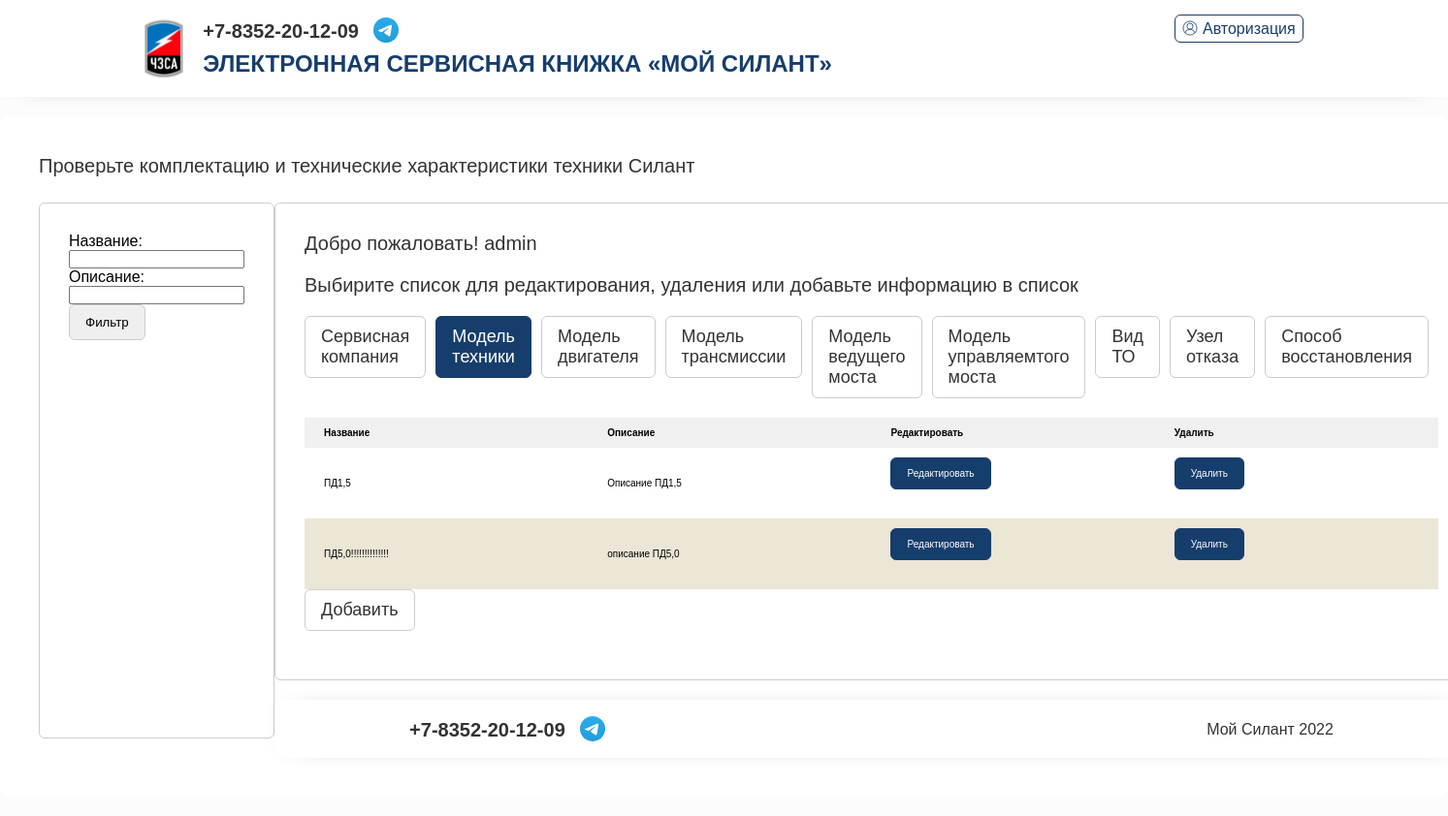
Page /modeltech/ (signed in) on the committed database.
### service/models.py (models this page shows, shortened)
class TechniqueModel(models.Model):
    name = models.TextField(verbose_name='Название')
    description = models.TextField(verbose_name='Описание')
    class Meta:
        verbose_name = 'Модель техники'

### service/views.py (the view)
# urls.py: path('modeltech/', TechniqueModelListView.as_view(), name='modeltech'),
class TechniqueModelListView(ListView):
    model = TechniqueModel
    context_object_name = 'techniquemodel'
    template_name = 'lists/techniquemodel_list.html'
    queryset = TechniqueModel.objects.all()
    def get_context_data(self, **kwargs):  # забираем отфильтрованные объекты переопределяя метод get_context_data у наследуемого класса (привет, полиморфизм, мы скучали!!!)
        context = super().get_context_data(**kwargs)
        context['filter'] = TechniqueModelFilter(self.request.GET, queryset=self.get_queryset())  # вписываем наш фильтр в контекст
        return context

### templates/lists/techniquemodel_list.html (shortened to what this page needs)
<!DOCTYPE html>
{% extends 'base.html' %}
    {% load static %}
    {% block content %}
    <div id="content">
      <div class="centrator">
        <section>
  <div class="line">
    <span class="title">
      Проверьте комплектацию и технические характеристики техники Силант
    </span>
  </div>
  <div class="line">
      <div class="search_result">
      <div class="result_info">
        <div class="result_collection">
            <form method="GET">
              {{ filter.form }}
                <div class="tabs">
                <input class="tab" type="submit" value="Фильтр">
                </div>
            </form>
      </div>
    </div>
  </div>
    <div class="column">
      <div class="search_result">
        <div class="result_info">
          <span>Добро пожаловать! {{request.user.username}}</span>
        </div>
        <div class="result_info">
          <span>Выбирите список для редактирования, удаления или добавьте информацию в список</span>
        </div>
        <div class="result_collection">
          <div class="tabs">
            <a href="/servisecomp/">
            <div class="tab">
              <span>
                Сервисная компания
              </span>
            </div>
            </a>
            <a href="/modeltech/">
              <div class="tab active">
              <span>
                Модель техники
              </span>
            </div>
            </a>
            <a href="/modeleng/">
            <div class="tab">
              <span>
                Модель двигателя
              </span>
            </div>
            </a>
            <a href="/modeltrans/">
            <div class="tab">
              <span>
                Модель трансмиссии
              </span>
            </div>
            </a>
            <a href="/modelaxel/">
            <div class="tab">
              <span>
                Модель ведущего моста
              </span>
            </div>
            </a>
            <a href="/modelsteer/">
            <div class="tab">
              <span>
                Модель управляемтого моста
              </span>
            </div>
            </a>
            <a href="/servisetype/">
            <div class="tab">
              <span>
                Вид ТО
              </span>
            </div>
            </a>
            <a href="/fnode/">
            <div class="tab">
              <span>
                Узел отказа
              </span>
            </div>
            </a>
            <a href="/reco/">
            <div class="tab">
              <span>
                Способ восстановления
              </span>
            </div>
            </a>
          </div>
        </div>
        <div class="result_collection">
          <table>
            <tbody><tr>
              <th class="nam left">Название</th>
              <th class="nam left">Описание</th>
              <th class="nam left">Редактировать</th>
              <th class="nam left">Удалить</th>
            </tr>
            {% for m in filter.qs %}
            <tr id="myUL">
              <td class="nam left">{{m.name}}</td>
              <td class="nam left">{{m.description}}</td>
              <td class="nam left">
                <div class="tabs">
                  <a href="{% url 'edit_modeltech' m.pk %}">
                    <div class="tab active">
                      <span>
                        <div class="smalltext">Редактировать</div>
                      </span>
                    </div>
                  </a>
                </div>
              </td>
              <td class="nam left">
                <div class="tabs">
                  <a href="{% url 'delete_techniquemodel' m.pk %}">
                    <div class="tab active">
                      <span>
                        <div class="smalltext">Удалить</div>
                      </span>
                    </div>
                  </a>
                </div>
              </td>
            </tr>
            {% endfor %}
          </tbody></table>
          <div class="tabs">
                  <a href="{% url 'create_modeltech' %}">
                    <div class="tab">
                      <span>
                        Добавить
                      </span>
                    </div>
                  </a>
                </div>
        </div>
      </div>
        {% endblock content %}

### static/olegu/Oleg_files/application.debug-2cb96df4866c9f40e0644ec44ed070e52bf590b47e8bc907418e140311fdd9d4.css (style rules this page uses)
:root { --cold-color: #163e6c; --hot-color: #d20a11; --blanc-color: #ebe6d6; --basic-text-color: #333; --basic-border-color: #ccc; }
.smalltext { font-size: 10px; }
* { padding: 0; margin: 0; }
p, span, li { color: var(--basic-text-color); }
a:link, a:any-link { color: var(--cold-color); text-decoration: none; }
div, input, header, footer, section { box-sizing: border-box; position: relative; }
body { min-height: 100vh; display: flex; flex-direction: column; background: #fcfcfc; font-family: Astra Sans, Helvetica, Arial, sans-serif; }
.line { display: flex; flex-direction: row; width: 100%; }
.column { flex-direction: column; width: 100%; }
.centrator { display: flex; flex-direction: row; min-width: 80%; }
#content { align-self: stretch; display: flex; flex: 1; justify-content: center; }
#content section { background: #fff; width: 100%; margin: 20px 0; padding: 40px; border-radius: 10px; height: min-content; }
#content section .search_result { border: 1px solid var(--basic-border-color); padding: 30px; margin: 20px 0; border-radius: 6px; }
#content section .search_result .result_info span { font-size: 20px; display: block; margin: 0 0 20px; }
#content section .search_result .result_collection .tabs { display: flex; margin-bottom: 20px; }
#content section .search_result .result_collection .tabs .tab { padding: 10px 16px; border-radius: 6px; margin-right: 10px; border: 1px solid var(--basic-border-color); cursor: pointer; }
#content section .search_result .result_collection .tabs .tab span { font-size: 18px; }
#content section .search_result .result_collection .tabs .tab.active, #content section .search_result .result_collection .tabs .tab:hover { border-color: var(--cold-color); background: var(--cold-color); }
#content section .search_result .result_collection .tabs .tab.active span, #content section .search_result .result_collection .tabs .tab:hover span { color: #fff; }
#content section .search_result .result_collection table { border-spacing: 0; max-width: 100%; min-width: 100%; }
#content section .search_result .result_collection table tr th { background: #f0f0f0; font-weight: bold; font-size: 10px; }
#content section .search_result .result_collection table tr td { border-spacing: 0; }
#content section .search_result .result_collection table tr:nth-child(2n+1) td { background: var(--blanc-color); }
#content section .search_result .result_collection table tr td, #content section .search_result .result_collection table tr th { padding: 10px 20px; }
#content section .search_result .result_collection table tr td.left, #content section .search_result .result_collection table tr th.left { text-align: left; }
#content section .search_result .result_collection table tr td.nam, #content section .search_result .result_collection table tr th.nam { min-width: 10px; max-width: 50px; font-size: 10px; }
#content section .title { font-size: 20px; cursor: default; margin-bottom: 6px; }
#content section form { width: 100%; display: flex; flex-direction: column; }

### rows in the picture
TechniqueModel: name "ПД1,5", description "Описание ПД1,5"
TechniqueModel: name "ПД5,0!!!!!!!!!!!!!!", description "описание ПД5,0"

### other values in the picture
{{ request.user.username }} "admin"
